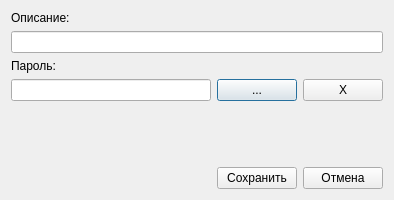
<?xml version="1.0" encoding="UTF-8"?>
<ui version="4.0">
 <class>DialogChild</class>
 <widget class="QDialog" name="DialogChild">
  <property name="geometry">
   <rect>
    <x>0</x>
    <y>0</y>
    <width>394</width>
    <height>200</height>
   </rect>
  </property>
  <property name="windowTitle">
   <string>Dialog</string>
  </property>
  <layout class="QHBoxLayout" name="horizontalLayout_3">
   <item>
    <layout class="QVBoxLayout" name="verticalLayout">
     <item>
      <widget class="QLabel" name="label">
       <property name="text">
        <string>Описание:</string>
       </property>
      </widget>
     </item>
     <item>
      <widget class="QLineEdit" name="lineEdit"/>
     </item>
     <item>
      <widget class="QLabel" name="label_2">
       <property name="text">
        <string>Пароль:</string>
       </property>
      </widget>
     </item>
     <item>
      <layout class="QHBoxLayout" name="horizontalLayout_2">
       <item>
        <widget class="QLineEdit" name="lineEdit_2"/>
       </item>
       <item>
        <widget class="QPushButton" name="pushButton_3">
         <property name="text">
          <string>...</string>
         </property>
        </widget>
       </item>
       <item>
        <widget class="QPushButton" name="pushButton_4">
         <property name="text">
          <string>Х</string>
         </property>
        </widget>
       </item>
      </layout>
     </item>
     <item>
      <spacer name="verticalSpacer">
       <property name="orientation">
        <enum>Qt::Vertical</enum>
       </property>
       <property name="sizeHint" stdset="0">
        <size>
         <width>20</width>
         <height>40</height>
        </size>
       </property>
      </spacer>
     </item>
     <item>
      <layout class="QHBoxLayout" name="horizontalLayout">
       <item>
        <spacer name="horizontalSpacer">
         <property name="orientation">
          <enum>Qt::Horizontal</enum>
         </property>
         <property name="sizeHint" stdset="0">
          <size>
           <width>40</width>
           <height>20</height>
          </size>
         </property>
        </spacer>
       </item>
       <item>
        <widget class="QPushButton" name="pushButton_2">
         <property name="text">
          <string>Сохранить</string>
         </property>
        </widget>
       </item>
       <item>
        <widget class="QPushButton" name="pushButton">
         <property name="text">
          <string>Отмена</string>
         </property>
        </widget>
       </item>
      </layout>
     </item>
    </layout>
   </item>
  </layout>
 </widget>
 <resources/>
 <connections/>
</ui>
